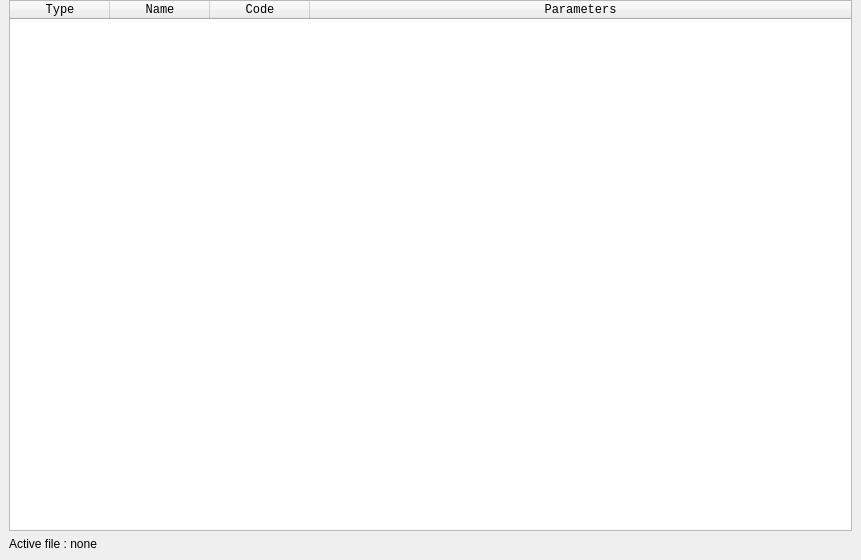
<?xml version="1.0" encoding="UTF-8"?>
<ui version="4.0">
 <class>TT_DialogMain</class>
 <widget class="QDialog" name="TT_DialogMain">
  <property name="geometry">
   <rect>
    <x>0</x>
    <y>0</y>
    <width>861</width>
    <height>560</height>
   </rect>
  </property>
  <property name="windowTitle">
   <string>Topography tools</string>
  </property>
  <layout class="QVBoxLayout" name="verticalLayout">
   <property name="spacing">
    <number>0</number>
   </property>
   <property name="leftMargin">
    <number>0</number>
   </property>
   <property name="topMargin">
    <number>0</number>
   </property>
   <property name="rightMargin">
    <number>0</number>
   </property>
   <property name="bottomMargin">
    <number>0</number>
   </property>
   <item>
    <layout class="QVBoxLayout" name="vlToolBar">
     <property name="spacing">
      <number>0</number>
     </property>
    </layout>
   </item>
   <item>
    <layout class="QVBoxLayout" name="vlContent">
     <property name="spacing">
      <number>6</number>
     </property>
     <property name="leftMargin">
      <number>9</number>
     </property>
     <property name="topMargin">
      <number>0</number>
     </property>
     <property name="rightMargin">
      <number>9</number>
     </property>
     <property name="bottomMargin">
      <number>9</number>
     </property>
     <item>
      <widget class="QTableWidget" name="tableWidget">
       <property name="enabled">
        <bool>true</bool>
       </property>
       <property name="font">
        <font>
         <family>Monospace</family>
         <pointsize>10</pointsize>
        </font>
       </property>
       <property name="editTriggers">
        <set>QAbstractItemView::EditTrigger::NoEditTriggers</set>
       </property>
       <property name="alternatingRowColors">
        <bool>true</bool>
       </property>
       <property name="selectionBehavior">
        <enum>QAbstractItemView::SelectionBehavior::SelectRows</enum>
       </property>
       <attribute name="horizontalHeaderStretchLastSection">
        <bool>true</bool>
       </attribute>
       <attribute name="verticalHeaderDefaultSectionSize">
        <number>22</number>
       </attribute>
       <column>
        <property name="text">
         <string>Type</string>
        </property>
        <property name="font">
         <font>
          <family>Monospace</family>
          <pointsize>9</pointsize>
         </font>
        </property>
       </column>
       <column>
        <property name="text">
         <string>Name</string>
        </property>
        <property name="font">
         <font>
          <family>Monospace</family>
          <pointsize>9</pointsize>
         </font>
        </property>
       </column>
       <column>
        <property name="text">
         <string>Code</string>
        </property>
        <property name="font">
         <font>
          <family>Monospace</family>
          <pointsize>9</pointsize>
         </font>
        </property>
       </column>
       <column>
        <property name="text">
         <string>Parameters</string>
        </property>
        <property name="font">
         <font>
          <family>Monospace</family>
          <pointsize>9</pointsize>
         </font>
        </property>
       </column>
      </widget>
     </item>
     <item>
      <widget class="QLabel" name="label">
       <property name="text">
        <string>Active file : none</string>
       </property>
      </widget>
     </item>
    </layout>
   </item>
  </layout>
  <action name="actionNew">
   <property name="icon">
    <iconset resource="../../../res/icons/icons.qrc">
     <normaloff>:/icons/new.svg</normaloff>:/icons/new.svg</iconset>
   </property>
   <property name="text">
    <string>New</string>
   </property>
   <property name="toolTip">
    <string>New .tt file (Ctrl+N)</string>
   </property>
   <property name="shortcut">
    <string>Ctrl+N</string>
   </property>
   <property name="menuRole">
    <enum>QAction::MenuRole::NoRole</enum>
   </property>
  </action>
  <action name="actionOpen">
   <property name="icon">
    <iconset resource="../../../res/icons/icons.qrc">
     <normaloff>:/icons/open.svg</normaloff>:/icons/open.svg</iconset>
   </property>
   <property name="text">
    <string>Open</string>
   </property>
   <property name="toolTip">
    <string>Open a .tt file (Ctrl+O)</string>
   </property>
   <property name="shortcut">
    <string>Ctrl+O</string>
   </property>
   <property name="menuRole">
    <enum>QAction::MenuRole::NoRole</enum>
   </property>
  </action>
  <action name="actionSave">
   <property name="icon">
    <iconset resource="../../../res/icons/icons.qrc">
     <normaloff>:/icons/save.svg</normaloff>:/icons/save.svg</iconset>
   </property>
   <property name="text">
    <string>Save</string>
   </property>
   <property name="toolTip">
    <string>Save the current .tt file (Ctrl+S)</string>
   </property>
   <property name="shortcut">
    <string>Ctrl+S</string>
   </property>
   <property name="menuRole">
    <enum>QAction::MenuRole::NoRole</enum>
   </property>
  </action>
  <action name="actionImport">
   <property name="icon">
    <iconset resource="../../../res/icons/icons.qrc">
     <normaloff>:/icons/import.svg</normaloff>:/icons/import.svg</iconset>
   </property>
   <property name="text">
    <string>Import</string>
   </property>
   <property name="toolTip">
    <string>Import data from a file (Ctrl+I)</string>
   </property>
   <property name="shortcut">
    <string>Ctrl+I</string>
   </property>
   <property name="menuRole">
    <enum>QAction::MenuRole::NoRole</enum>
   </property>
  </action>
  <action name="actionAdd">
   <property name="icon">
    <iconset resource="../../../res/icons/icons.qrc">
     <normaloff>:/icons/add.svg</normaloff>:/icons/add.svg</iconset>
   </property>
   <property name="text">
    <string>Add</string>
   </property>
   <property name="toolTip">
    <string>Add a line (Ctrl++)</string>
   </property>
   <property name="shortcut">
    <string>Ctrl++</string>
   </property>
   <property name="menuRole">
    <enum>QAction::MenuRole::NoRole</enum>
   </property>
  </action>
  <action name="actionRemove">
   <property name="icon">
    <iconset resource="../../../res/icons/icons.qrc">
     <normaloff>:/icons/remove.svg</normaloff>:/icons/remove.svg</iconset>
   </property>
   <property name="text">
    <string>Remove</string>
   </property>
   <property name="toolTip">
    <string>Remove a line (Ctrl+-)</string>
   </property>
   <property name="shortcut">
    <string>Ctrl+-</string>
   </property>
   <property name="menuRole">
    <enum>QAction::MenuRole::NoRole</enum>
   </property>
  </action>
  <action name="actionEdit">
   <property name="icon">
    <iconset resource="../../../res/icons/icons.qrc">
     <normaloff>:/icons/attributes.svg</normaloff>:/icons/attributes.svg</iconset>
   </property>
   <property name="text">
    <string>Edit</string>
   </property>
   <property name="toolTip">
    <string>Edit line attributes (Ctrl+E)</string>
   </property>
   <property name="shortcut">
    <string>Ctrl+E</string>
   </property>
   <property name="menuRole">
    <enum>QAction::MenuRole::NoRole</enum>
   </property>
  </action>
  <action name="actionUp">
   <property name="icon">
    <iconset resource="../../../res/icons/icons.qrc">
     <normaloff>:/icons/up.svg</normaloff>:/icons/up.svg</iconset>
   </property>
   <property name="text">
    <string>Up</string>
   </property>
   <property name="toolTip">
    <string>Move a line up (PgUp)</string>
   </property>
   <property name="shortcut">
    <string>PgUp</string>
   </property>
   <property name="menuRole">
    <enum>QAction::MenuRole::NoRole</enum>
   </property>
  </action>
  <action name="actionDown">
   <property name="icon">
    <iconset resource="../../../res/icons/icons.qrc">
     <normaloff>:/icons/down.svg</normaloff>:/icons/down.svg</iconset>
   </property>
   <property name="text">
    <string>Down</string>
   </property>
   <property name="toolTip">
    <string>Move a line down (PgDown)</string>
   </property>
   <property name="shortcut">
    <string>PgDown</string>
   </property>
   <property name="menuRole">
    <enum>QAction::MenuRole::NoRole</enum>
   </property>
  </action>
  <action name="actionCalculateV0">
   <property name="icon">
    <iconset resource="../../../res/icons/icons.qrc">
     <normaloff>:/icons/angle_line_to_line.svg</normaloff>:/icons/angle_line_to_line.svg</iconset>
   </property>
   <property name="text">
    <string>Calculate V0</string>
   </property>
   <property name="toolTip">
    <string>Calculate a V0</string>
   </property>
   <property name="menuRole">
    <enum>QAction::MenuRole::NoRole</enum>
   </property>
  </action>
  <action name="actionCalculatePolygonation">
   <property name="icon">
    <iconset resource="../../../res/icons/icons.qrc">
     <normaloff>:/icons/total_length_selected_entities.svg</normaloff>:/icons/total_length_selected_entities.svg</iconset>
   </property>
   <property name="text">
    <string>Calculate polygonation</string>
   </property>
   <property name="toolTip">
    <string>Calculate a polygonation</string>
   </property>
   <property name="menuRole">
    <enum>QAction::MenuRole::NoRole</enum>
   </property>
  </action>
  <action name="actionCalculatePoints">
   <property name="icon">
    <iconset resource="../../../res/icons/icons.qrc">
     <normaloff>:/icons/points.svg</normaloff>:/icons/points.svg</iconset>
   </property>
   <property name="text">
    <string>Calculate points</string>
   </property>
   <property name="toolTip">
    <string>Calculate points</string>
   </property>
   <property name="menuRole">
    <enum>QAction::MenuRole::NoRole</enum>
   </property>
  </action>
  <action name="actionDrawPoints">
   <property name="icon">
    <iconset resource="../../../res/icons/icons.qrc">
     <normaloff>:/icons/draw_points.svg</normaloff>:/icons/draw_points.svg</iconset>
   </property>
   <property name="text">
    <string>Draw points</string>
   </property>
   <property name="toolTip">
    <string>Draw points</string>
   </property>
   <property name="menuRole">
    <enum>QAction::MenuRole::NoRole</enum>
   </property>
  </action>
  <action name="actionDrawBlocks">
   <property name="icon">
    <iconset resource="../../../res/icons/icons.qrc">
     <normaloff>:/icons/draw_blocks.svg</normaloff>:/icons/draw_blocks.svg</iconset>
   </property>
   <property name="text">
    <string>Draw blocks</string>
   </property>
   <property name="toolTip">
    <string>Draw blocks</string>
   </property>
   <property name="menuRole">
    <enum>QAction::MenuRole::NoRole</enum>
   </property>
  </action>
  <action name="actionDrawGrid">
   <property name="icon">
    <iconset resource="../../../res/icons/icons.qrc">
     <normaloff>:/icons/grid.svg</normaloff>:/icons/grid.svg</iconset>
   </property>
   <property name="text">
    <string>Draw grid</string>
   </property>
   <property name="toolTip">
    <string>Draw a grid</string>
   </property>
   <property name="menuRole">
    <enum>QAction::MenuRole::NoRole</enum>
   </property>
  </action>
  <action name="actionPluginSettings">
   <property name="icon">
    <iconset resource="../../../res/icons/icons.qrc">
     <normaloff>:/icons/settings.svg</normaloff>:/icons/settings.svg</iconset>
   </property>
   <property name="text">
    <string>Plugin settings</string>
   </property>
   <property name="toolTip">
    <string>Global plugin settings</string>
   </property>
   <property name="menuRole">
    <enum>QAction::MenuRole::NoRole</enum>
   </property>
  </action>
  <action name="actionProjectSettings">
   <property name="icon">
    <iconset resource="../../../res/icons/icons.qrc">
     <normaloff>:/icons/drawing_settings.svg</normaloff>:/icons/drawing_settings.svg</iconset>
   </property>
   <property name="text">
    <string>Project settings</string>
   </property>
   <property name="toolTip">
    <string>Current project settings</string>
   </property>
   <property name="menuRole">
    <enum>QAction::MenuRole::NoRole</enum>
   </property>
  </action>
 </widget>
 <resources>
  <include location="../../../res/icons/icons.qrc"/>
 </resources>
 <connections>
  <connection>
   <sender>actionAdd</sender>
   <signal>triggered()</signal>
   <receiver>TT_DialogMain</receiver>
   <slot>actionAdd()</slot>
   <hints>
    <hint type="sourcelabel">
     <x>-1</x>
     <y>-1</y>
    </hint>
    <hint type="destinationlabel">
     <x>430</x>
     <y>279</y>
    </hint>
   </hints>
  </connection>
  <connection>
   <sender>actionNew</sender>
   <signal>triggered()</signal>
   <receiver>TT_DialogMain</receiver>
   <slot>actionNew()</slot>
   <hints>
    <hint type="sourcelabel">
     <x>-1</x>
     <y>-1</y>
    </hint>
    <hint type="destinationlabel">
     <x>430</x>
     <y>279</y>
    </hint>
   </hints>
  </connection>
  <connection>
   <sender>actionCalculatePoints</sender>
   <signal>triggered()</signal>
   <receiver>TT_DialogMain</receiver>
   <slot>actionCalculatePoints()</slot>
   <hints>
    <hint type="sourcelabel">
     <x>-1</x>
     <y>-1</y>
    </hint>
    <hint type="destinationlabel">
     <x>430</x>
     <y>279</y>
    </hint>
   </hints>
  </connection>
  <connection>
   <sender>actionCalculatePolygonation</sender>
   <signal>triggered()</signal>
   <receiver>TT_DialogMain</receiver>
   <slot>actionCalculatePolygonation()</slot>
   <hints>
    <hint type="sourcelabel">
     <x>-1</x>
     <y>-1</y>
    </hint>
    <hint type="destinationlabel">
     <x>430</x>
     <y>279</y>
    </hint>
   </hints>
  </connection>
  <connection>
   <sender>actionCalculateV0</sender>
   <signal>triggered()</signal>
   <receiver>TT_DialogMain</receiver>
   <slot>actionCalculateV0()</slot>
   <hints>
    <hint type="sourcelabel">
     <x>-1</x>
     <y>-1</y>
    </hint>
    <hint type="destinationlabel">
     <x>430</x>
     <y>279</y>
    </hint>
   </hints>
  </connection>
  <connection>
   <sender>actionDown</sender>
   <signal>triggered()</signal>
   <receiver>TT_DialogMain</receiver>
   <slot>actionDown()</slot>
   <hints>
    <hint type="sourcelabel">
     <x>-1</x>
     <y>-1</y>
    </hint>
    <hint type="destinationlabel">
     <x>430</x>
     <y>279</y>
    </hint>
   </hints>
  </connection>
  <connection>
   <sender>actionDrawBlocks</sender>
   <signal>triggered()</signal>
   <receiver>TT_DialogMain</receiver>
   <slot>actionDrawBlocks()</slot>
   <hints>
    <hint type="sourcelabel">
     <x>-1</x>
     <y>-1</y>
    </hint>
    <hint type="destinationlabel">
     <x>430</x>
     <y>279</y>
    </hint>
   </hints>
  </connection>
  <connection>
   <sender>actionOpen</sender>
   <signal>triggered()</signal>
   <receiver>TT_DialogMain</receiver>
   <slot>actionOpen()</slot>
   <hints>
    <hint type="sourcelabel">
     <x>-1</x>
     <y>-1</y>
    </hint>
    <hint type="destinationlabel">
     <x>430</x>
     <y>279</y>
    </hint>
   </hints>
  </connection>
  <connection>
   <sender>actionEdit</sender>
   <signal>triggered()</signal>
   <receiver>TT_DialogMain</receiver>
   <slot>actionEdit()</slot>
   <hints>
    <hint type="sourcelabel">
     <x>-1</x>
     <y>-1</y>
    </hint>
    <hint type="destinationlabel">
     <x>430</x>
     <y>279</y>
    </hint>
   </hints>
  </connection>
  <connection>
   <sender>actionImport</sender>
   <signal>triggered()</signal>
   <receiver>TT_DialogMain</receiver>
   <slot>actionImport()</slot>
   <hints>
    <hint type="sourcelabel">
     <x>-1</x>
     <y>-1</y>
    </hint>
    <hint type="destinationlabel">
     <x>430</x>
     <y>279</y>
    </hint>
   </hints>
  </connection>
  <connection>
   <sender>actionRemove</sender>
   <signal>triggered()</signal>
   <receiver>TT_DialogMain</receiver>
   <slot>actionRemove()</slot>
   <hints>
    <hint type="sourcelabel">
     <x>-1</x>
     <y>-1</y>
    </hint>
    <hint type="destinationlabel">
     <x>430</x>
     <y>279</y>
    </hint>
   </hints>
  </connection>
  <connection>
   <sender>actionDrawGrid</sender>
   <signal>triggered()</signal>
   <receiver>TT_DialogMain</receiver>
   <slot>actionDrawGrid()</slot>
   <hints>
    <hint type="sourcelabel">
     <x>-1</x>
     <y>-1</y>
    </hint>
    <hint type="destinationlabel">
     <x>430</x>
     <y>279</y>
    </hint>
   </hints>
  </connection>
  <connection>
   <sender>actionDrawPoints</sender>
   <signal>triggered()</signal>
   <receiver>TT_DialogMain</receiver>
   <slot>actionDrawPoints()</slot>
   <hints>
    <hint type="sourcelabel">
     <x>-1</x>
     <y>-1</y>
    </hint>
    <hint type="destinationlabel">
     <x>430</x>
     <y>279</y>
    </hint>
   </hints>
  </connection>
  <connection>
   <sender>actionSave</sender>
   <signal>triggered()</signal>
   <receiver>TT_DialogMain</receiver>
   <slot>actionSave()</slot>
   <hints>
    <hint type="sourcelabel">
     <x>-1</x>
     <y>-1</y>
    </hint>
    <hint type="destinationlabel">
     <x>430</x>
     <y>279</y>
    </hint>
   </hints>
  </connection>
  <connection>
   <sender>actionUp</sender>
   <signal>triggered()</signal>
   <receiver>TT_DialogMain</receiver>
   <slot>actionUp()</slot>
   <hints>
    <hint type="sourcelabel">
     <x>-1</x>
     <y>-1</y>
    </hint>
    <hint type="destinationlabel">
     <x>430</x>
     <y>279</y>
    </hint>
   </hints>
  </connection>
  <connection>
   <sender>tableWidget</sender>
   <signal>cellDoubleClicked(int,int)</signal>
   <receiver>TT_DialogMain</receiver>
   <slot>tableWidgetCellDoubleClicked(int,int)</slot>
   <hints>
    <hint type="sourcelabel">
     <x>430</x>
     <y>264</y>
    </hint>
    <hint type="destinationlabel">
     <x>430</x>
     <y>279</y>
    </hint>
   </hints>
  </connection>
  <connection>
   <sender>actionPluginSettings</sender>
   <signal>triggered()</signal>
   <receiver>TT_DialogMain</receiver>
   <slot>actionPluginSettings()</slot>
   <hints>
    <hint type="sourcelabel">
     <x>-1</x>
     <y>-1</y>
    </hint>
    <hint type="destinationlabel">
     <x>430</x>
     <y>279</y>
    </hint>
   </hints>
  </connection>
  <connection>
   <sender>actionProjectSettings</sender>
   <signal>triggered()</signal>
   <receiver>TT_DialogMain</receiver>
   <slot>actionProjectSettings()</slot>
   <hints>
    <hint type="sourcelabel">
     <x>-1</x>
     <y>-1</y>
    </hint>
    <hint type="destinationlabel">
     <x>430</x>
     <y>279</y>
    </hint>
   </hints>
  </connection>
 </connections>
 <slots>
  <slot>actionAdd()</slot>
  <slot>actionNew()</slot>
  <slot>actionCalculatePoints()</slot>
  <slot>actionCalculatePolygonation()</slot>
  <slot>actionCalculateV0()</slot>
  <slot>actionDown()</slot>
  <slot>actionDrawBlocks()</slot>
  <slot>actionOpen()</slot>
  <slot>actionEdit()</slot>
  <slot>actionImport()</slot>
  <slot>actionRemove()</slot>
  <slot>actionDrawGrid()</slot>
  <slot>actionDrawPoints()</slot>
  <slot>actionSave()</slot>
  <slot>actionUp()</slot>
  <slot>actionPluginSettings()</slot>
  <slot>actionProjectSettings()</slot>
  <slot>tableWidgetCellDoubleClicked(int,int)</slot>
 </slots>
</ui>
